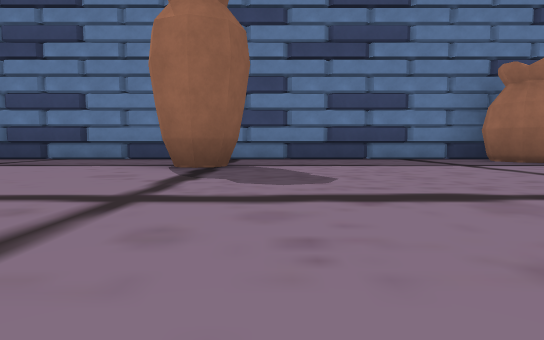
View 1 (above)

24 first-person views from a walk through a scene from a Unity 3-D project. The camera is 0.26 m above the floor, tilts 4° down and sees 75° across. The floor is counted in squares, 1 m on a side. Each view is taken from the middle of a square. On the plan, view 1 faces up. The plan holds only what a view shows up to about 9 squares ahead; the rest is blank. The place goes on beyond the plan. The player character is not drawn. Some animated figures are not drawn. Door leaves are left out, so doorways stand open.

View 2
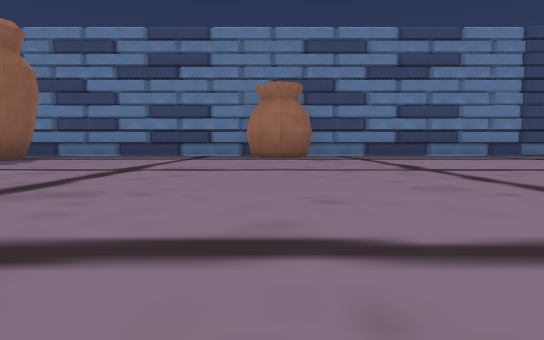

View 3
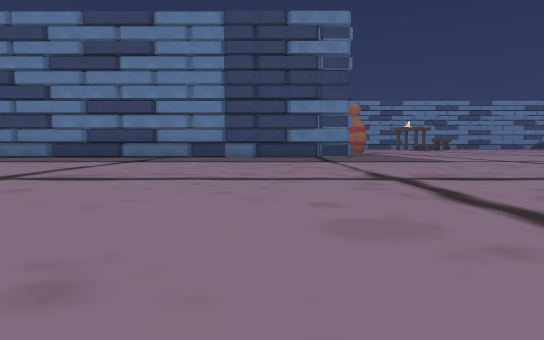

View 4
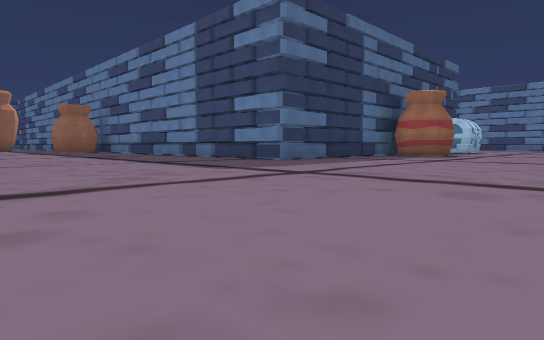

View 5
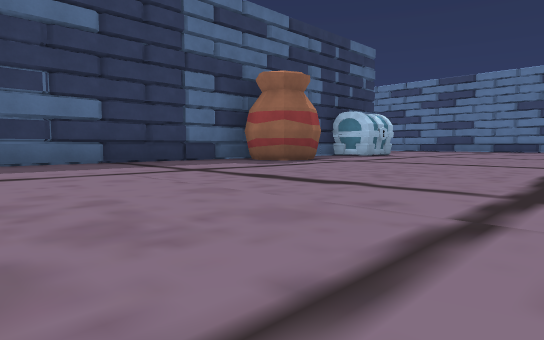

View 6
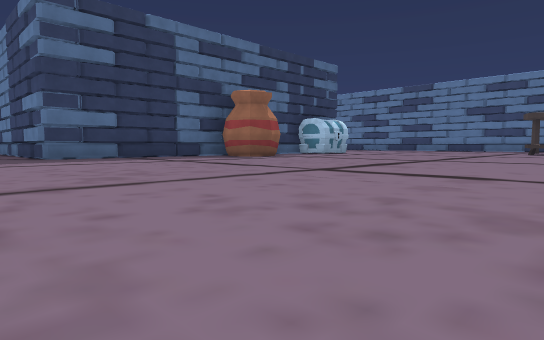

View 7
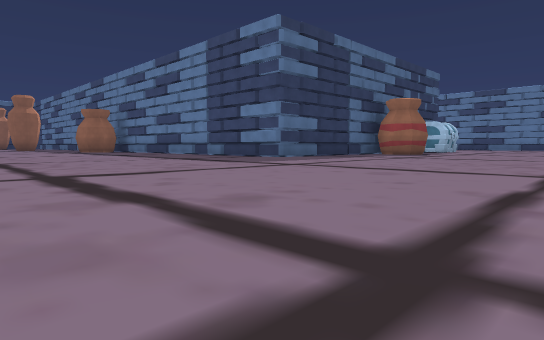

View 8
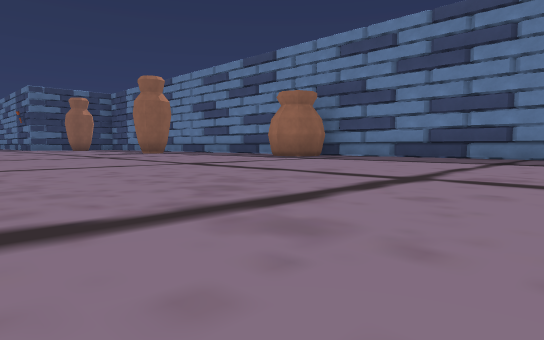

View 9
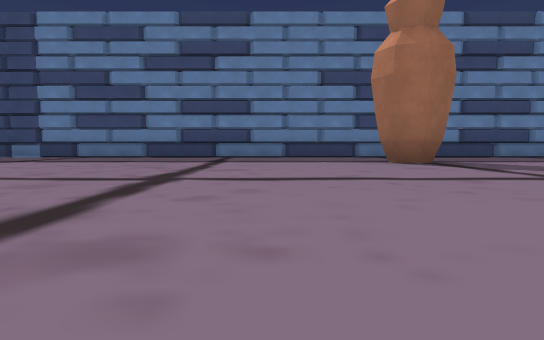

View 10
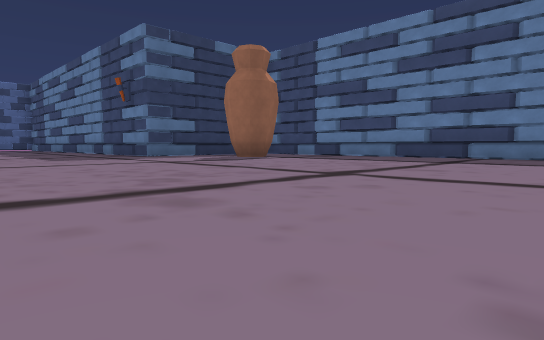

View 11
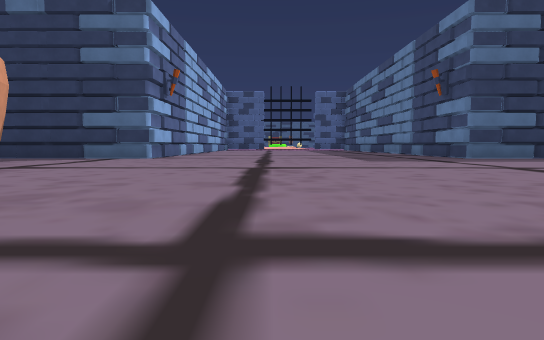

View 12
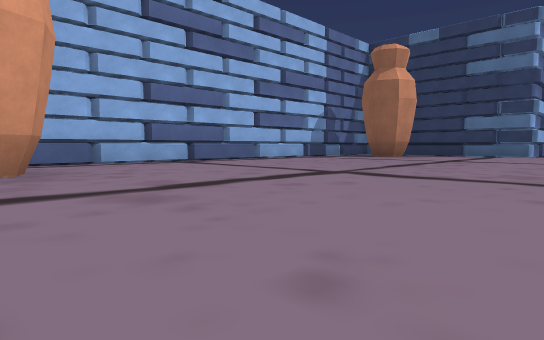

View 13
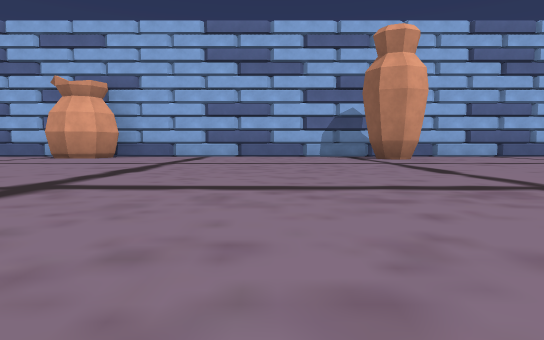

View 14
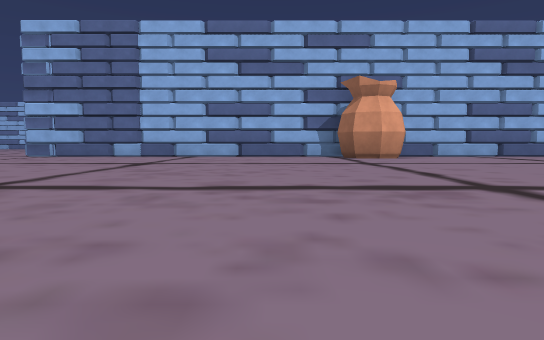

View 15
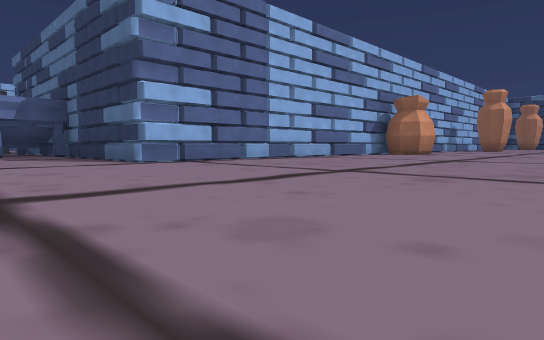

View 16
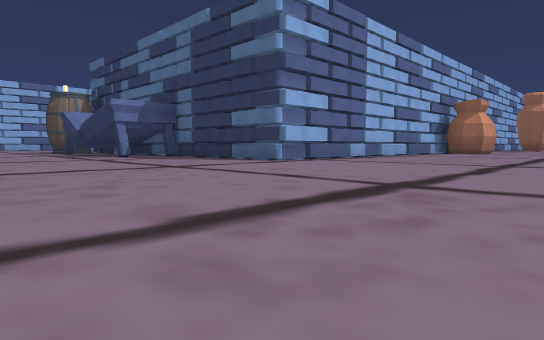

View 17
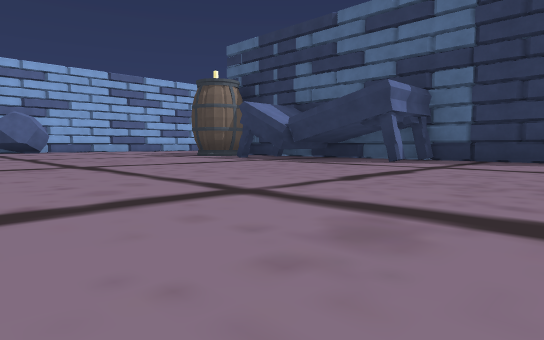

View 18
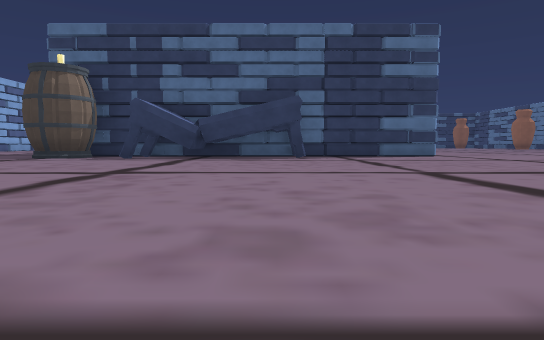

View 19
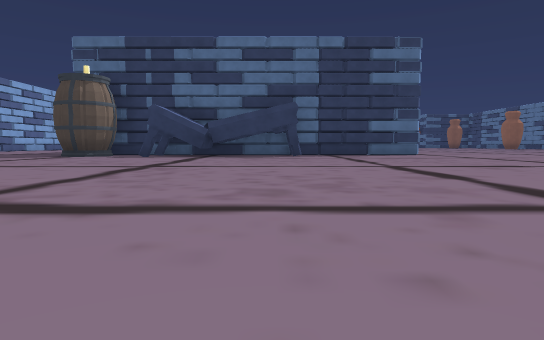

View 20
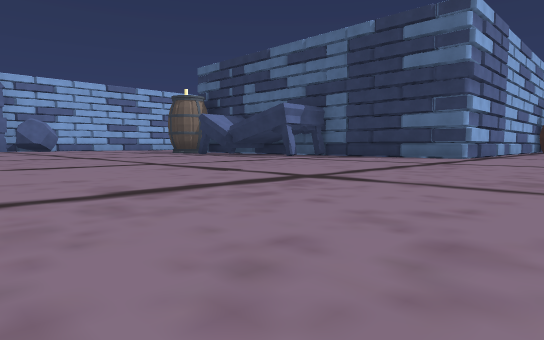

View 21
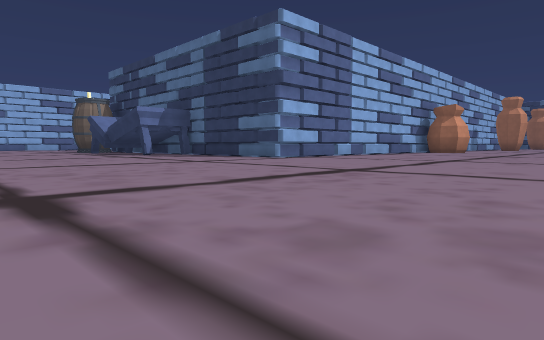

View 22
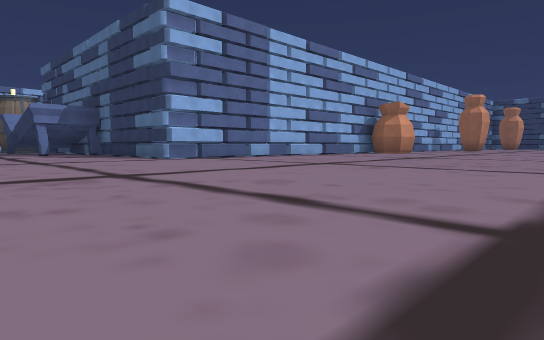

View 23
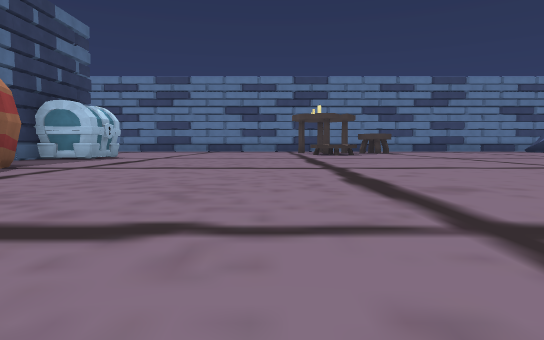

View 24
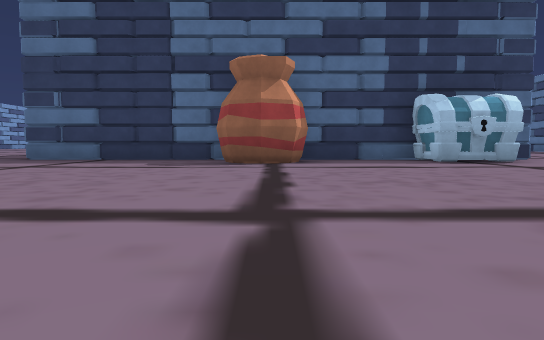

### Floor plan
Points are (right, up) in squares from view 1. A wall is a line through its corners. A room is listed if a view was taken in it or the views show most of it. See-through windows are left out.
Room 1 (views 1, 2, 3, 4, 5, 6, 7, 8, 9, 10, 11, 12, 13, 14, 15, 16, 17, 18, 19, 20, 21, 22, 23, 24)
walls: (5.4, -7.1) (12.7, -7.1) (12.7, -14.5); (4.2, -6.5) (4.4, -6) (4.9, -5.8) (5.4, -6) (5.6, -6.5); (4.6, 6.3) (4.8, 5.7) (4.6, 5.3) (4.2, 5.1) (3.7, 5.3) (3.5, 5.7) (3.8, 6.2); (12.8, -12.5) (14.2, -12.5) (14.2, -13); (12.7, 10.8) (12.7, 6.6) (-8.9, 6.6); (13.4, 11.5) (13.9, 11.3) (14.1, 10.8) (13.9, 10.4) (13.4, 10.2) (12.9, 10.4); (-0.4, 4.2) (-1.1, 3.9); (-0.9, 4) (-1.1, 4.1) (-1.3, 4.5); (-0.6, 4.8) (-0.5, 4.4) (-0.6, 4.1); (-1.4, -5.3) (-1.1, -5.5) (-0.9, -5.9); (12.7, 13.5) (12.7, 11.5); (-7.8, 4.8) (-7.6, 4.2) (-8.1, 4) (-8.5, 4.2); (-8.4, -5.5) (-8.2, -5.9) (-8.3, -6.2); (-8.6, -7.1) (4.6, -7.1); (-9.9, 4.2) (-9.9, 2.8) (-10.5, 2.8); (-10.5, -3.3) (-9.9, -3.3) (-9.9, -6.4)
ways out: gap at (-9, -6); gap at (13, -11)
objects: barrel (13, -15) to (14, -15); chest (13, 13)

Positions as (right, up) in squares from view 1, and headings:
1: (0, 0), facing up
2: (4, -2), facing up
3: (11, -1), facing up
4: (17, 2), facing up-left
5: (18, 6), facing up-left
6: (20, 5), facing up-left
7: (18, 1), facing up-left
8: (10, -1), facing up-left
9: (-3, -1), facing up
10: (-2, -1), facing up-left
11: (-3, -1), facing left
12: (-1, -2), facing down-left
13: (1, 1), facing down
14: (7, 1), facing down
15: (15, -2), facing down-left
16: (17, -3), facing down-left
17: (19, -8), facing down-left
18: (21, -11), facing left
19: (22, -11), facing left
20: (20, -5), facing down-left
21: (18, -2), facing down-left
22: (16, -1), facing down-left
23: (17, 7), facing up
24: (19, 11), facing left
